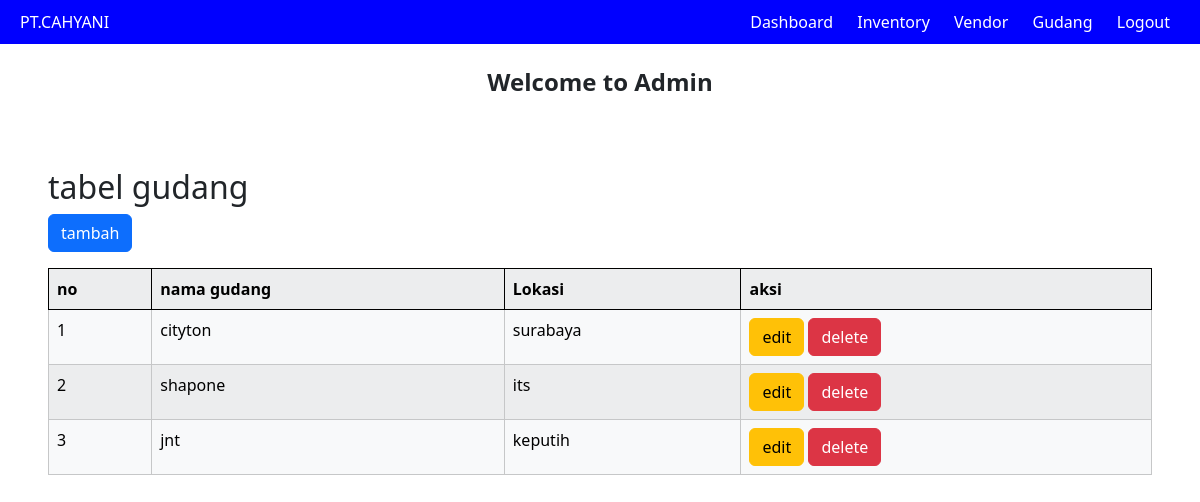
The app's page /views/gudang.php (signed in) with its own data.
### tables this page shows
CREATE TABLE `gudang` (
  `id_gudang` int(11) NOT NULL,
  `nama_gudang` varchar(255) NOT NULL,
  `lokasi` varchar(255) NOT NULL
);

### include/function.php (called while the page is built, shortened)
<?php
include 'koneksi.php';
function getGudangALL() {
    global $conn;
    $query = "SELECT * FROM gudang";
    $stmt = $conn->prepare($query);
    $stmt->execute();
    $result = $stmt->get_result();
    return $result->fetch_all(MYSQLI_ASSOC);
}
?>

### views/gudang.php (the view, shortened to what this page needs)
<?php
include '../include/function.php';
include '../part/header.php';
$gudang=getGudangAll();
 ?>
    <div class="  me-auto ms-auto d-block p-5   ">
        <h2>tabel gudang</h2>
        <a href="addgud.php" class="btn btn-primary mb-3"> tambah</a>
        <table class="table table-bordered table-light table-striped">
            <tr class="border-black">
                <th>no</th>
                <th>nama gudang</th>
                <th>Lokasi</th>
                <th>aksi </th>
            </tr>
            <?php $no = 1;
                foreach($gudang as $g): ?>
                    <tr>
                <td><?= $no++ ?></td>
                <td><?= $g['nama_gudang'] ?></td>
                <td><?= $g['lokasi'] ?></td>
                <td>
                    <a class="btn btn-warning" href="editgud.php?updategud=<?= $g['nama_gudang'] ?>">edit</a>
                    <a class="btn btn-danger" href="gudang.php?delete=<?= $g['id_gudang'] ?>">delete</a>
                </td>
            </tr>
                <?php endforeach; ?>
        </table>
    </div>
<?php include '../part/footer.php'?>

### records on screen
gudang: nama_gudang "cityton", lokasi "surabaya"
gudang: nama_gudang "shapone", lokasi "its"
gudang: nama_gudang "jnt", lokasi "keputih"
